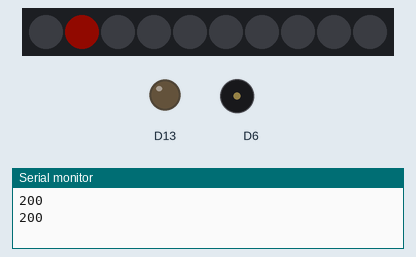
This sketch was run on a simulated Adafruit Circuit Playground Express. On the bench: 10 RGB LEDs in strip order, left to right, output pins drawn as LEDs (lit = HIGH), buzzer (waves = sounding), the last lines printed to the serial monitor. Dim RGB values are drawn brighter than linear.

Above: at 0.35 s.
At 9.61 s:
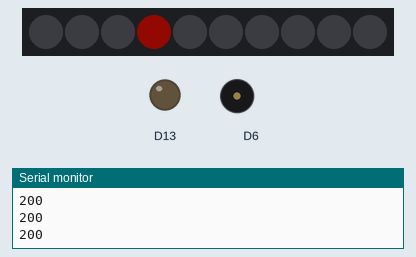
At 19.27 s:
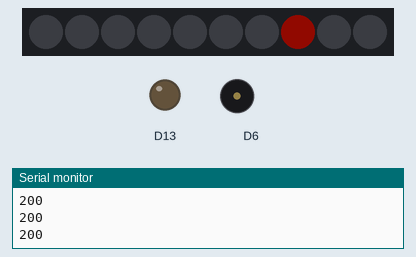
At 39.59 s:
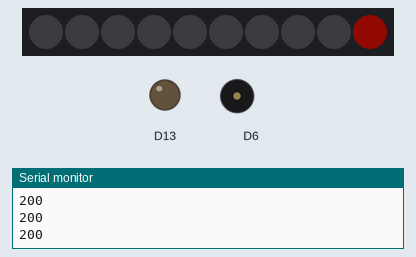
Timing chart, 0 to 40.0 s (numbered marks = the images above):
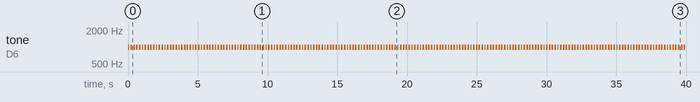

The sketch:

Hello_Capacitive_Touch_NeoPixels.ino
```cpp
#include <Adafruit_CircuitPlayground.h>

int pix = 1; // 0-9
int r = 0, g = 0, b = 255; // 0-255
int pin1;
int capThreshold = 20;

void setup() {
  Serial.begin(9600);
  CircuitPlayground.begin();
}

void loop() {
  for (int i = 0; i <= 10; i++) {

    pin1 = CircuitPlayground.readCap(1);
    if (pin1 > capThreshold) {
      CircuitPlayground.playTone(pin1 * 5, 100);
      Serial.println(pin1);
    }

    pix = i;
    r = pin1+15;
    g = 15;
    b = 255/pin1;
    CircuitPlayground.setPixelColor(pix, r, g, b);

    delay(100);
    CircuitPlayground.clearPixels();
  }
}
```

Measured:
- by itself, tone on D6: alternates 1000 Hz for 0.10 s and silent for 0.10 s
